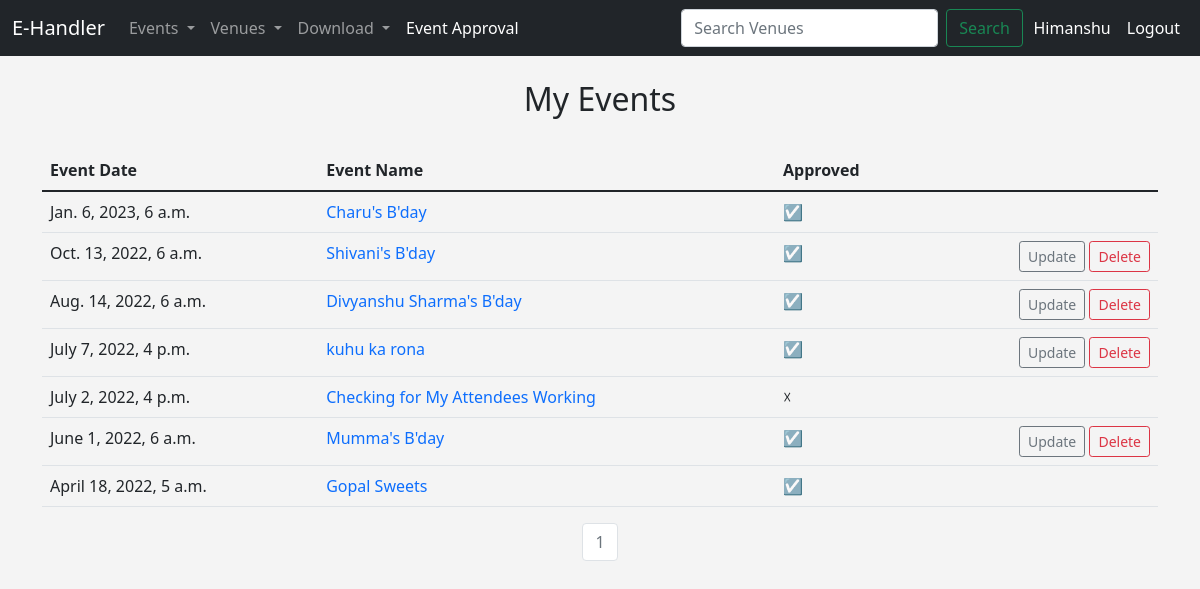
The app's page /my_events (signed in) with its own data.
### events/models.py (models this page shows, shortened)
class Event(models.Model):
    name=models.CharField('Event Name',max_length=120)
    event_date=models.DateTimeField('Event Date ')
    venue= models.ForeignKey(Venue,blank=True,null=True,on_delete=models.CASCADE)
    manager= models.ForeignKey(User,blank=True,null=True,on_delete=models.SET_NULL)
    description=models.TextField(blank=True)
    attendees= models.ManyToManyField(User,blank=True,related_name="all_users")
    approved=models.BooleanField("Approced",default=False)
    def __str__(self):
        return self.name

### events/views.py (the view)
# urls.py: path('my_events',views.my_events,name='my_events'),
def my_events(request):
    if request.user.is_authenticated:
        p=Paginator(Event.objects.filter(attendees=request.user.id).order_by('-event_date'),8)
        page= request.GET.get('page')
        event_list=p.get_page(page)
        return render(request,'events/my_events.html',{
            'event_list':event_list}
        )
    else:
        messages.success(request,("You are not Authorize to View This Page!! "))
        return redirect('home')

### events/templates/events/my_events.html (shortened to what this page needs)
{% extends 'events/base.html' %}
{%block content%}
<center>
    <h2>My Events </h2>
    <br>
    <table class="table table-hover">
        <thead>
            <tr>
                <th scope="col">Event Date</th>
                <th scope="col">Event Name</th>
                <th scope="col">Approved</th>
            </tr>
        </thead>
        {%for event in event_list%}
        <tr>
            <td align="left">{{event.event_date}}</td>
            <td>
                <a href="{% url 'show_event'  event.id %}" style="text-decoration: none;">{{event}}</a>
            </td>
            {%if event.approved %}
            <td>&#9745 </td>
            {%else%}
            <td>&#9747</td>
            {%endif%}
            {% if user.is_authenticated and event.manager == user %}
            <td align="right">
                <a href="{% url 'update-event'  event.id %}" style="text-decoration: none;"
                    class="btn btn-outline-secondary btn-sm"> Update</a>
                <a href="{% url 'delete-event'  event.id %}" style="text-decoration: none;"
                    class="btn btn-outline-danger btn-sm"> Delete</a>
            </td>
            {%else%}
            <td></td>
            {%endif%}
        </tr>
        {%endfor%}
    </table>
    <nav aria-label="Page navigation example">
        <ul class="pagination justify-content-center">
            {% for i in event_list.paginator.page_range %}
            {% if i == event_list.number %}
            <li class="page-item disabled"><a class="page-link" href="#"> {{event_list.number}}
                </a></li>
            {% else %}
            <li class="page-item"><a class="page-link" href="?page={{i}}">{{ i }}</a></li>
            {%endif%}
            {%endfor%}
        </ul>
    </nav>
</center>
{%endblock%}

### events/templates/events/navbar.html (shortened to what this page needs)
<nav class="navbar navbar-expand-lg navbar-dark bg-dark">
    <div class="container-fluid">
        <a class="navbar-brand" href="{%url 'home' %}">E-Handler</a>
        <div class="collapse navbar-collapse" id="navbarSupportedContent">
            <ul class="navbar-nav me-auto mb-2 mb-lg-0">
                {%if user.is_authenticated %}
                <li class="nav-item dropdown">
                    <a class="nav-link dropdown-toggle" href="#" id="navbarDropdown" role="button"
                        data-toggle="dropdown" aria-haspopup="true" aria-expanded="false">
                        Events
                    </a>
                </li>
                <li class="nav-item dropdown">
                    <a class="nav-link dropdown-toggle" href="#" id="navbarDropdown" role="button"
                        data-toggle="dropdown" aria-haspopup="true" aria-expanded="false">
                        Venues
                    </a>
                </li>
                <li class="nav-item dropdown">
                    <a class="nav-link dropdown-toggle" href="#" id="navbarDropdown" role="button"
                        data-toggle="dropdown" aria-haspopup="true" aria-expanded="false">
                        Download
                    </a>
                </li>
                <li class="nav-item">
                    <a class="nav-link active" aria-current="page" href="{% url 'approve_events' %}">Event Approval</a>
                </li>
                {%endif%}
            </ul>
            {% if user.is_authenticated %}
            <form class="d-flex" method=POST action="{% url 'search-venues' %}" style="padding-right: 0.7mm;">
                <input class="form-control me-2" type="search" placeholder="Search Venues" aria-label="Search"
                    name="searched_data">
                <button class="btn btn-outline-success" type="submit">Search</button>
            </form>
            <div style="color: white; padding: 0.5rem 0.5rem;"> {{user.first_name}} </div>
            <a class="nav-link active" aria-current="page" href="{% url 'logout-user' %}"
                style="color: white; padding: 0.5rem 0.5rem">Logout</a>
            {% else %}
            <a class="nav-link active" aria-current="page" href="{% url 'register-user' %}"
                style="color: white; padding: 0.5rem 0.5rem">Signup</a>
            <a class="nav-link active" aria-current="page" href="{% url 'login-user' %}"
                style="color: white; padding: 0.5rem 0.5rem">Login</a>
            {% endif %}
        </div>
    </div>
</nav>

### events/templates/events/base.html (style rules this page uses)
body { background: #f4f4f4; }

### records on screen
Event: event_date "Jan. 6, 2023, 6 a.m.", name "Charu's B'day"
Event: event_date "Oct. 13, 2022, 6 a.m.", name "Shivani's B'day", shows "Update"
Event: event_date "Aug. 14, 2022, 6 a.m.", name "Divyanshu Sharma's B'day", shows "Update"
Event: event_date "July 7, 2022, 4 p.m.", name "kuhu ka rona", shows "Update"
Event: event_date "July 2, 2022, 4 p.m.", name "Checking for My Attendees Working"
Event: event_date "June 1, 2022, 6 a.m.", name "Mumma's B'day", shows "Update"
Event: event_date "April 18, 2022, 5 a.m.", name "Gopal Sweets"

### other values on screen
{{ user.first_name }} "Himanshu"
{{ event_list.number }} "1"
